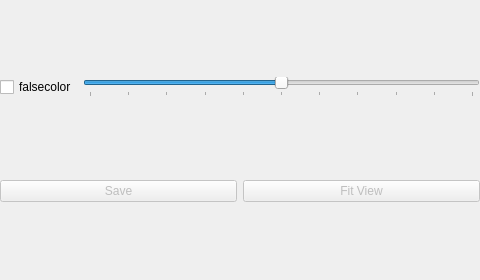
<?xml version="1.0" encoding="UTF-8"?>
<ui version="4.0">
 <class>uiSphericalView</class>
 <widget class="QWidget" name="uiSphericalView">
  <property name="enabled">
   <bool>true</bool>
  </property>
  <property name="geometry">
   <rect>
    <x>0</x>
    <y>0</y>
    <width>480</width>
    <height>280</height>
   </rect>
  </property>
  <property name="minimumSize">
   <size>
    <width>480</width>
    <height>280</height>
   </size>
  </property>
  <property name="windowTitle">
   <string>Tool Plots</string>
  </property>
  <layout class="QVBoxLayout" name="verticalLayout">
   <property name="sizeConstraint">
    <enum>QLayout::SetMinimumSize</enum>
   </property>
   <property name="leftMargin">
    <number>0</number>
   </property>
   <property name="topMargin">
    <number>0</number>
   </property>
   <property name="rightMargin">
    <number>0</number>
   </property>
   <property name="bottomMargin">
    <number>0</number>
   </property>
   <item>
    <layout class="QVBoxLayout" name="hdrImage"/>
   </item>
   <item>
    <layout class="QHBoxLayout" name="horizontalLayout">
     <item>
      <widget class="QCheckBox" name="falsecolorCb">
       <property name="text">
        <string>falsecolor</string>
       </property>
      </widget>
     </item>
     <item>
      <widget class="QSlider" name="exposureSlider">
       <property name="toolTip">
        <string>exposure</string>
       </property>
       <property name="minimum">
        <number>-500</number>
       </property>
       <property name="maximum">
        <number>500</number>
       </property>
       <property name="orientation">
        <enum>Qt::Horizontal</enum>
       </property>
       <property name="tickPosition">
        <enum>QSlider::TicksBelow</enum>
       </property>
       <property name="tickInterval">
        <number>100</number>
       </property>
      </widget>
     </item>
    </layout>
   </item>
   <item>
    <layout class="QHBoxLayout" name="horizontalLayout_2">
     <item>
      <widget class="QPushButton" name="btnSave">
       <property name="enabled">
        <bool>false</bool>
       </property>
       <property name="text">
        <string>Save</string>
       </property>
      </widget>
     </item>
     <item>
      <widget class="QPushButton" name="btnReset">
       <property name="enabled">
        <bool>false</bool>
       </property>
       <property name="text">
        <string>Fit View</string>
       </property>
      </widget>
     </item>
    </layout>
   </item>
  </layout>
 </widget>
 <resources/>
 <connections/>
</ui>
